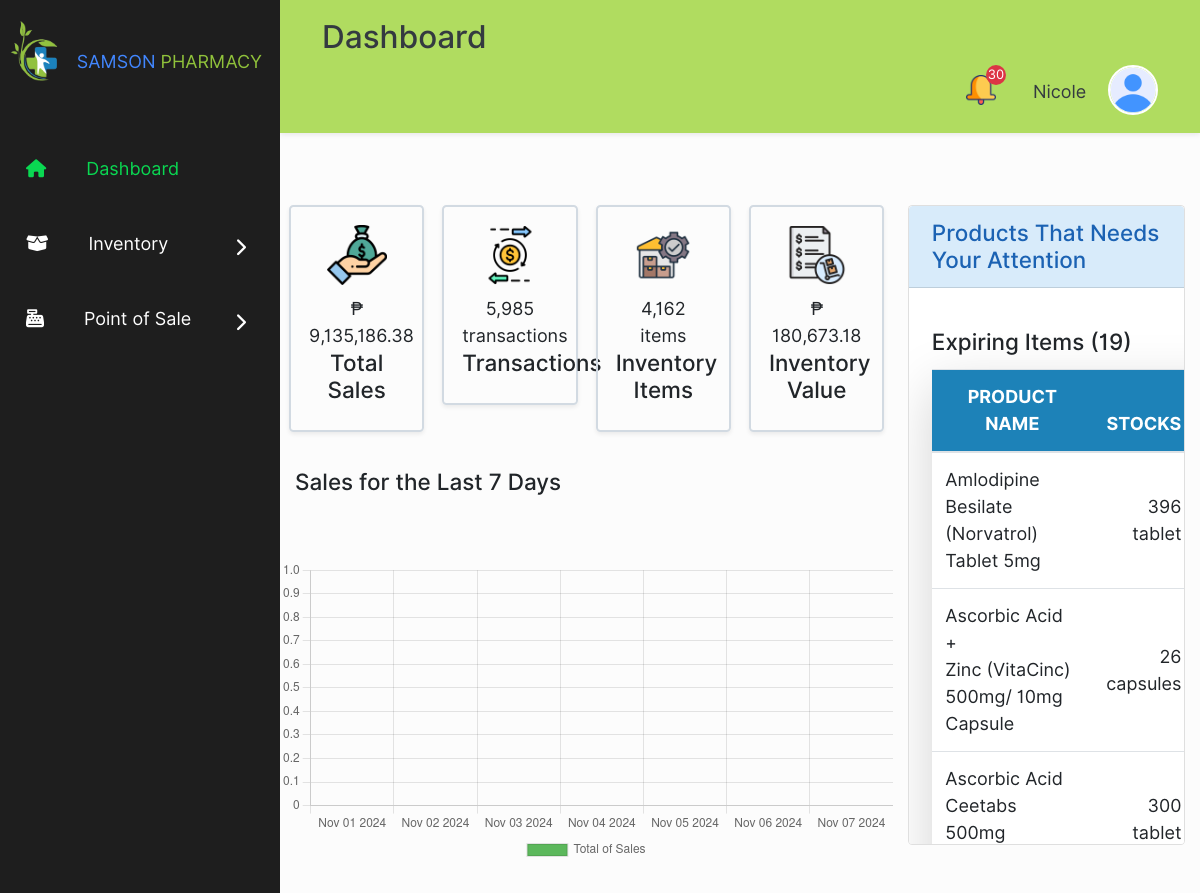
The page /dashboard.php (signed in) on the database its author committed.
### tables this page shows
CREATE TABLE `store_details` (
  `id` int(11) NOT NULL,
  `store_name` varchar(100) NOT NULL,
  `store_address` varchar(100) NOT NULL,
  `tin_number` varchar(100) NOT NULL,
  `contact` varchar(100) NOT NULL
);

CREATE TABLE `accounts` (
  `user_id` int(11) NOT NULL,
  `first_name` varchar(255) NOT NULL,
  `last_name` varchar(255) NOT NULL,
  `user_name` varchar(100) NOT NULL,
  `password` varchar(255) NOT NULL,
  `user_level` int(11) NOT NULL,
  `account_status` int(11) NOT NULL,
  `security_question` varchar(255) NOT NULL,
  `question_answer` varchar(255) NOT NULL
);

### dashboard.php (the view, shortened to what the rows shown need)
<?php
    include("./includes/database.php");
    $db = new Database();
    $inv = new Inventory($db);
    $inv->updateQuantity("all");
    $inv->updateStockStatus();
    $inv->updateExpirationStatus();
    $expiring = $db->sql("
        SELECT
            `products`.`product_name`, `products`.`properties`, SUM(`batch`.`single_quantity`) AS `single_quantity`,
            `products`.`unit_single`, `batch`.`expiration_status`, `batch`.`expiration_date`
        FROM `batch`
            INNER JOIN `products` ON `batch`.`product_id` = `products`.`product_id`
        WHERE
            `batch`.`archive_status` = 0 AND `batch`.`return` = 0 AND
            (`batch`.`expiration_status` = 2 OR `batch`.`expiration_status` = 3) AND
            `batch`.`single_quantity` > 0
        GROUP BY `products`.`product_name`, `batch`.`expiration_status`
        ORDER BY `products`.`product_name` ASC, `batch`.`expiration_status` DESC;
    ");
    $expiringRows = "";
    if($expiring->num_rows > 0){
        while($row = $expiring->fetch_assoc()){
            $single_qty = $inv->getQuantityUnit($inv->getUnit($row["unit_single"]), $row["single_quantity"]);
            $expiration_badge = $inv->setExpirationStatusBadge($row["expiration_status"], $row["expiration_date"]);
            $expiringRows .= '
                <tr>
                    <td style="text-align: left">'.wordwrap($row["product_name"].' '.$row["properties"], 15,"<br>\n").'</td>
                    <td style="text-align: right">'.$single_qty.'</td>
                    <td style="text-align: center">'.$expiration_badge.'</td>
                </tr>
            ';
        }
    }
    $critical = $db->sql("
        SELECT
            `product_name`, `properties`, `single_quantity`, `unit_single`, `minimum_stock`, `stock_status`
        FROM `products`
        WHERE `archive_status` = 0 AND (`stock_status` = 2 OR `stock_status` = 3)
    ");
    $criticalRows = "";
    if($critical->num_rows > 0){
        while($row = $critical->fetch_assoc()){
            $single_qty = $inv->getQuantityUnit($inv->getUnit($row["unit_single"]), $row["single_quantity"]);
            $stock_badge = $inv->setStockStatusBadge($row["stock_status"], $row["minimum_stock"], $row["single_quantity"]);
            $criticalRows .= '
                <tr>
                    <td style="text-align: left">'.wordwrap($row["product_name"].' '.$row["properties"], 15,"<br>\n").'</td>
                    <td style="text-align: right">'.$single_qty.'</td>
                    <td style="text-align: center">'.$stock_badge.'</td>
                </tr>
            ';
        }
    }
    $expiringTable = "";
    if($expiringRows !== ""){
        $expiringTable = '
            <div class="danger-items-div my-3">
                <h5 class="card-title">Expiring Items ('.number_format($expiring->num_rows).')</h5>
                <table class="table rounded shadow-lg bg-white">
                    <thead>
                        <th>PRODUCT NAME</th>
                        <th>STOCKS</th>
                        <th>STATUS</th>
                    </thead>
                    <tbody>
                        '.$expiringRows.'
                    </tbody>
                </table>
            </div>
        ';
    }
    $criticalTable = "";
    if($criticalRows !== ""){
        $criticalTable = '
            <div class="danger-items-div my-3">
                <h5 class="card-title">Critical Products ('.number_format($critical->num_rows).')</h5>
                <table class="table">
                    <thead>
                        <th>PRODUCT NAME</th>
                        <th>STOCKS</th>
                        <th>STATUS</th>
                    </thead>
                    <tbody>
                        '.$criticalRows.'
                    </tbody>
                </table>
            </div>
        ';
    }
    $tableList = "";
    if($expiringRows !== "" or $criticalRows !== ""){
        $tableList = $expiringTable.$criticalTable;
    }
    else{
        $tableList = '<h5 style="margin: auto; margin-top: 50%; text-align: center">No results</h5>';
    }
?>
<!DOCTYPE html>
<html lang="en">
<head>
    <link rel="stylesheet" href="./bootstrap/bootstrap.min.css">
    <link rel="stylesheet" href="./fontawesome/css/all.min.css">
    <link rel="stylesheet" href="./css/styles.css">
    <link rel="stylesheet" href="./css/animations.css">
    <link rel="stylesheet" href="./css/dashboard.css">
</head>
<body>
    <?php
        include("./includes/sidebar.php");
    ?>
    <div class="main-div" id="main-div">
        <div class="container-fluid">
            <?php include("./includes/header.php"); ?>
            <div class="dashboard-section row mb-3">
                <div class="col col-lg-4">
                    <div class="danger-item-list card my-3">
                    <div class="card-body pb-3">
                        <?=$tableList?>
                        <br><br>
                    </div>
                    </div>
                </div>
            </div>
        </div>
    </div>
<?php
$totalArray = "";
$dateArray = "";
for($x = 7; $x >= 1; $x--){
    $date = date("Y-m-d", strtotime("-".($x-1)." days"));
    $result = $db->sql("
        SELECT SUM(`total`) AS total, `date_added`
        FROM `transactions`
        WHERE `date_added` = '$date'"
    );
    $date = date("M d Y", strtotime($date));
    $total = 0;
    while($row = $result->fetch_assoc()){
        $total += $row["total"];
    }
    $totalArray .= $total;
    $dateArray .= "'".$date."'";
    if($x >= 1){
        $totalArray .= ", ";
        $dateArray .= ", ";
    }
}
$totalArray = "[$totalArray]";
$dateArray = "[$dateArray]";
?>
<script>
    const ctx = document.getElementById('myChart');
    new Chart(ctx, {
            type: 'bar',
            data: {
                labels: <?= $dateArray ?>,
                datasets: [{
                        label: 'Total of Sales',
                        data: <?= $totalArray ?>,
                        borderWidth: 2,
                        backgroundColor: '#5cb85c'
                    }
                ]
            },
            options: {
                responsive: true,
                scales: {
                    y: {
                        beginAtZero: true
                    }
                },
                plugins: {
                    legend: {
                        position: 'bottom',
                        align: 'center',
                        labels: {
                            font: {
                                size: 12
                            }
                        },
                    }
                }
            }
        });
</script>
</body>
</html>

### includes/sidebar.php (shortened to what the rows shown need)
<div class="sidebar" id="sidebar">
    <ul class="navbar-nav mr-auto" style="position: relative; height: 100%">
        <li class="nav-item logo-nav" style="margin-bottom: 50px; display: flex; align-items: center">
            <a href="#"><img class="logo" src="./assets/logo.png?t=<?=time()?>"></a>
            <?php
                $col1 = "rgb(66, 135, 255)";
                $col2 = "rgb(144, 194, 59)";
                $activeCol = 1;
                $words = explode(" ", $db->sql("SELECT `store_name` FROM `store_details` WHERE `id` ")->fetch_assoc()["store_name"]);
                $storeName = "";
                for($x = 0; $x < count($words); $x++){
                    $col = $activeCol == 1 ? $col1 : $col2;
                    $storeName .= '<span style="color: '.$col.'">'.strtoupper($words[$x]).'</span>';
                    $activeCol = $activeCol == 1 ? 2 : 1;
                    if($x != count($words)+1){
                        $storeName .= '&nbsp;';
                    }
                }
            ?>
            <?=$storeName?>
        </li>
    </ul>
</div>

### includes/account-tab.php (shortened to what the rows shown need)
<?php
    $user = $_SESSION["user"];
    $username = $db->sql("SELECT `user_name` FROM `accounts` WHERE `user_id` = '$user'")->fetch_assoc()["user_name"];
?>
<span class="account-name lead"><b><?=$username?></b>&emsp;</span>

### rows shown on the page
store_details: store_name "SAMSON", store_name "PHARMACY"
accounts: user_name "Nicole"

### other values the page prints
$main "Dashboard"
$expired->num_rows + $critical->num_rows "30"
$expiring->num_rows "19"
wordwrap($row["product_name"].' '.$row["properties"], 15,"<br>\n") "Amlodipine Besilate (Norvatrol) Tablet 5mg"
$single_qty "396 tablet"
wordwrap($row["product_name"].' '.$row["properties"], 15,"<br>\n") "Ascorbic Acid + Zinc (VitaCinc) 500mg/ 10mg Capsule"
$single_qty "26 capsules"
wordwrap($row["product_name"].' '.$row["properties"], 15,"<br>\n") "Ascorbic Acid Ceetabs 500mg"
$single_qty "300 tablet"
